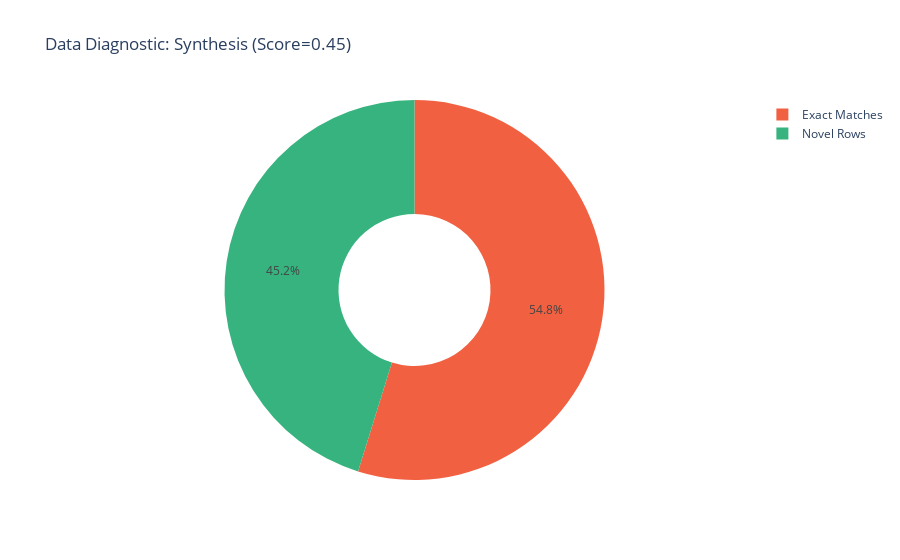
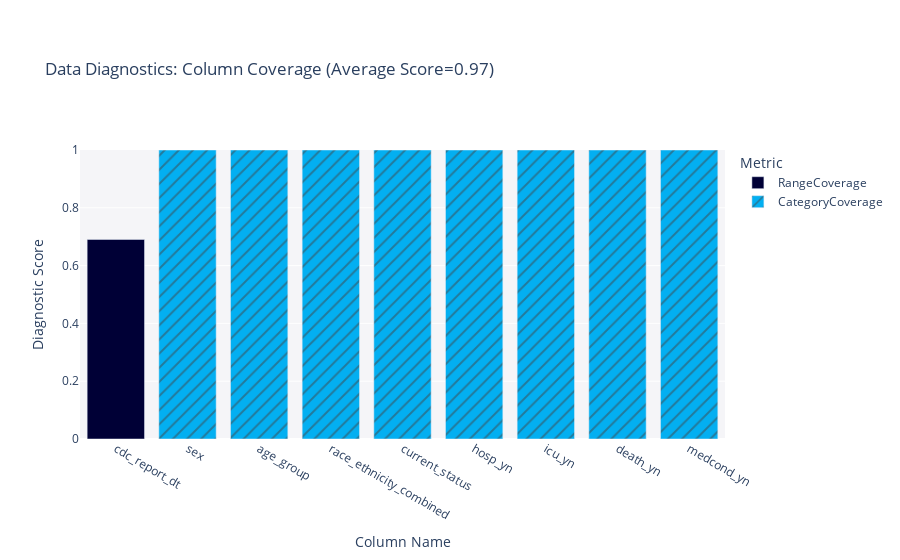
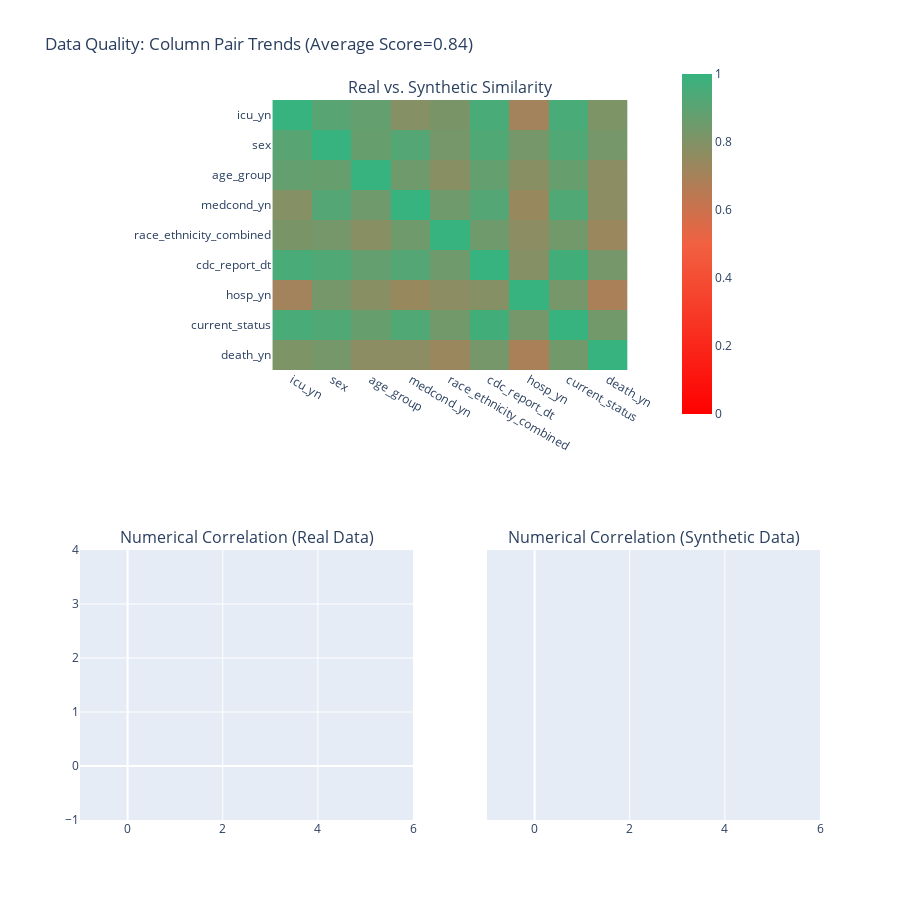

Write notebook code for charts like these, in order.
### Markdown cell above
### Diagnostic and Quality reports
    SDV has two standard reports that you can create to determine how well the model
    was able to generate synthetic data. Beyond these standard summary reports you can
    generate a number of different visuals that will help evaluate the results in more
    detail.

### Code cell
# Standard diagnostic report
report_diagnostic = DiagnosticReport()
report_diagnostic.generate(df_timeserie, synth_data_par, metadata_df_timeseries)

# Standard quality report
report_quality = QualityReport()
report_quality.generate(df_timeserie, synth_data_par, metadata_df_timeseries)

# Synthesis
# How many synthetic rows are exact matches with the real data?
fig = report_diagnostic.get_visualization(property_name='Synthesis')
fig.show()

# Coverage
# This metric measures whether a synthetic column covers all the possible categories
# that are present in a real column. It only says something about the range, not about
# the actual distribution (so undersampling might still happen). If certain combinations
# are very rare you might get low scores here which can be solved by creating more samples
fig = report_diagnostic.get_visualization(property_name='Coverage')
fig.show()

# Trends between pairs of columns
# If both columns are numerical, the similarity is based on a simple correlation
# If both columns are categorical, the similarity is based on a contingency table
# If there is a mixture, the numerical column is cut into histogram bins and then
#  a contingency table is created.

# The first visualization are all the column pairs between real and synthetic data
# The second visualization are the numerical columns within the real and synthetic
# data.
fig = report_quality.get_visualization(property_name='Column Pair Trends')
fig.show()

# Custom visuals
for column in df_timeserie.select_dtypes(include=["object"]).columns:
    g = sns.histplot(df_timeserie[column], stat="density")
    g = sns.histplot(synth_data_par[column], stat="density")
    plt.xticks(rotation=90)
    plt.show()
for column in df_timeserie.select_dtypes(include=["datetime64[ns]"]).columns:
    g = sns.kdeplot(df_timeserie[column])
    g = sns.kdeplot(synth_data_par[column])
    plt.xticks(rotation=90)
    plt.show()

### Figure 1 — Plotly figure (JSON) as saved in the notebook; plotly's stock layout.template omitted (floating-point values rounded to 4 significant figures)
{"data": [{"customdata": [["Exact Matches"], ["Novel Rows"]], "domain": {"x": [0.0, 1.0], "y": [0.0, 1.0]}, "hole": 0.4, "hovertemplate": "<b>%{label}</b><br>%{value} rows", "labels": ["Exact Matches", "Novel Rows"], "legendgroup": "", "marker": {"colors": ["#F16141", "#36B37E"]}, "name": "", "showlegend": true, "values": [137, 113], "type": "pie"}], "layout": {"legend": {"tracegroupgap": 0}, "title": {"text": "Data Diagnostic: Synthesis (Score=0.45)"}}}

### Figure 2 — Plotly figure (JSON) as saved in the notebook; plotly's stock layout.template omitted (floating-point values rounded to 4 significant figures)
{"data": [{"alignmentgroup": "True", "customdata": [["RangeCoverage"]], "hovertemplate": "<b>%{hovertext}</b><br><br>Metric=%{customdata[0]}<br>Diagnostic Score=%{y}<extra></extra>", "hovertext": ["cdc_report_dt"], "legendgroup": "RangeCoverage", "marker": {"color": "#000036", "pattern": {"shape": ""}}, "name": "RangeCoverage", "offsetgroup": "RangeCoverage", "orientation": "v", "showlegend": true, "textposition": "auto", "x": ["cdc_report_dt"], "xaxis": "x", "y": [0.6903], "yaxis": "y", "type": "bar"}, {"alignmentgroup": "True", "customdata": [["CategoryCoverage"], ["CategoryCoverage"], ["CategoryCoverage"], ["CategoryCoverage"], ["CategoryCoverage"], ["CategoryCoverage"], ["CategoryCoverage"], ["CategoryCoverage"]], "hovertemplate": "<b>%{hovertext}</b><br><br>Metric=%{customdata[0]}<br>Diagnostic Score=%{y}<extra></extra>", "hovertext": ["sex", "age_group", "race_ethnicity_combined", "current_status", "hosp_yn", "icu_yn", "death_yn", "medcond_yn"], "legendgroup": "CategoryCoverage", "marker": {"color": "#03AFF1", "pattern": {"shape": "/"}}, "name": "CategoryCoverage", "offsetgroup": "CategoryCoverage", "orientation": "v", "showlegend": true, "textposition": "auto", "x": ["sex", "age_group", "race_ethnicity_combined", "current_status", "hosp_yn", "icu_yn", "death_yn", "medcond_yn"], "xaxis": "x", "y": [1.0, 1.0, 1.0, 1.0, 1.0, 1.0, 1.0, 1.0], "yaxis": "y", "type": "bar"}], "layout": {"xaxis": {"anchor": "y", "domain": [0.0, 1.0], "title": {"text": "Column Name"}, "categoryorder": "total ascending"}, "yaxis": {"anchor": "x", "domain": [0.0, 1.0], "title": {"text": "Diagnostic Score"}, "range": [0, 1]}, "legend": {"title": {"text": "Metric"}, "tracegroupgap": 0}, "title": {"text": "Data Diagnostics: Column Coverage (Average Score=0.97)"}, "barmode": "relative", "margin": {"t": 150}, "plot_bgcolor": "#F5F5F8"}}

### Figure 3 — Plotly figure (JSON) as saved in the notebook; plotly's stock layout.template omitted (floating-point values rounded to 4 significant figures)
{"data": [{"coloraxis": "coloraxis", "hovertemplate": "<b>Column Pair</b><br>(%{x},%{y})<br><br>Similarity: %{z}<extra></extra>", "x": ["icu_yn", "sex", "age_group", "medcond_yn", "race_ethnicity_combined", "cdc_report_dt", "hosp_yn", "current_status", "death_yn"], "xaxis": "x", "y": ["icu_yn", "sex", "age_group", "medcond_yn", "race_ethnicity_combined", "cdc_report_dt", "hosp_yn", "current_status", "death_yn"], "yaxis": "y", "z": [[1.0, 0.91, 0.88, 0.79, 0.82, 0.95, 0.71, 0.95, 0.81], [0.91, 1.0, 0.87, 0.92, 0.83, 0.93, 0.83, 0.93, 0.83], [0.88, 0.87, 1.0, 0.85, 0.78, 0.88, 0.78, 0.87, 0.77], [0.79, 0.92, 0.85, 1.0, 0.85, 0.92, 0.74, 0.93, 0.77], [0.82, 0.83, 0.78, 0.85, 1.0, 0.85, 0.77, 0.84, 0.73], [0.95, 0.93, 0.88, 0.92, 0.85, 1.0, 0.79, 0.97, 0.83], [0.71, 0.83, 0.78, 0.74, 0.77, 0.79, 1.0, 0.83, 0.69], [0.95, 0.93, 0.87, 0.93, 0.84, 0.97, 0.83, 1.0, 0.84], [0.81, 0.83, 0.77, 0.77, 0.73, 0.83, 0.69, 0.84, 1.0]], "type": "heatmap"}, {"coloraxis": "coloraxis2", "customdata": [], "hovertemplate": "<b>Correlation</b><br>(%{x},%{y})<br><br>Real: %{z}<br>(vs. Synthetic: %{customdata})<extra></extra>", "x": [], "xaxis": "x2", "y": [], "yaxis": "y2", "z": [], "type": "heatmap"}, {"coloraxis": "coloraxis2", "customdata": [], "hovertemplate": "<b>Correlation</b><br>(%{x},%{y})<br><br>Synthetic: %{z}<br>(vs. Real: %{customdata})<extra></extra>", "x": [], "xaxis": "x3", "y": [], "yaxis": "y3", "z": [], "type": "heatmap"}], "layout": {"xaxis": {"anchor": "y", "domain": [0.26, 0.74]}, "yaxis": {"anchor": "x", "domain": [0.625, 1.0], "autorange": "reversed"}, "xaxis2": {"anchor": "y2", "domain": [0.0, 0.45]}, "yaxis2": {"anchor": "x2", "domain": [0.0, 0.375], "autorange": "reversed"}, "xaxis3": {"anchor": "y3", "domain": [0.55, 1.0], "matches": "x2"}, "yaxis3": {"anchor": "x3", "domain": [0.0, 0.375], "visible": false, "matches": "y2", "autorange": "reversed"}, "annotations": [{"font": {"size": 16}, "showarrow": false, "text": "Real vs. Synthetic Similarity", "x": 0.5, "xanchor": "center", "xref": "paper", "y": 1.0, "yanchor": "bottom", "yref": "paper"}, {"font": {"size": 16}, "showarrow": false, "text": "Numerical Correlation (Real Data)", "x": 0.225, "xanchor": "center", "xref": "paper", "y": 0.375, "yanchor": "bottom", "yref": "paper"}, {"font": {"size": 16}, "showarrow": false, "text": "Numerical Correlation (Synthetic Data)", "x": 0.775, "xanchor": "center", "xref": "paper", "y": 0.375, "yanchor": "bottom", "yref": "paper"}], "title": {"text": "Data Quality: Column Pair Trends (Average Score=0.84)"}, "coloraxis": {"colorbar": {"len": 0.5, "x": 0.8, "y": 0.8}, "cmin": 0, "cmax": 1, "colorscale": [[0.0, "#FF0000"], [0.5, "#F16141"], [1.0, "#36B37E"]]}, "coloraxis2": {"colorbar": {"len": 0.5, "y": 0.2}, "cmin": -1, "cmax": 1, "colorscale": [[0.0, "#03AFF1"], [0.5, "#000036"], [1.0, "#01E0C9"]]}, "height": 900, "width": 900}}
